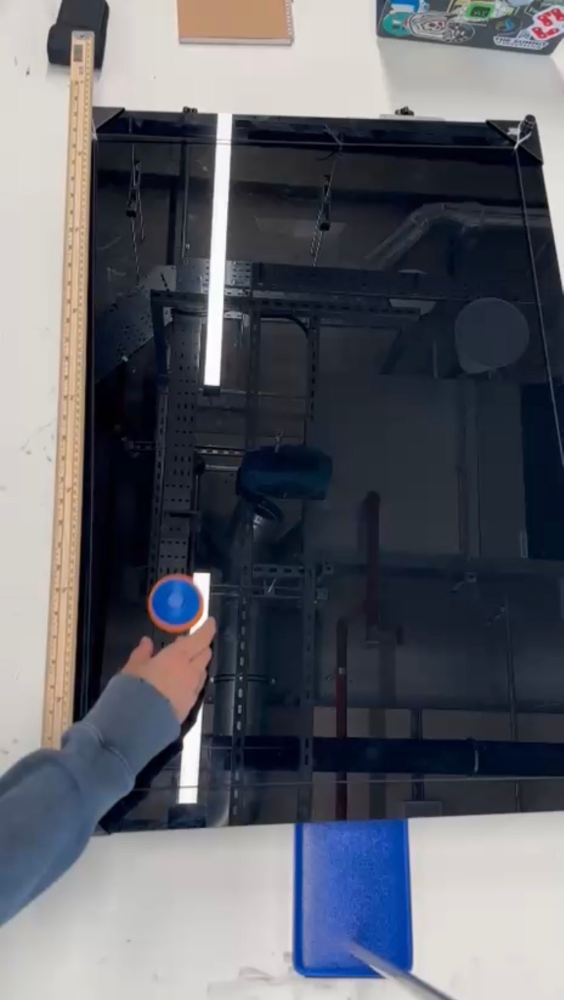
#> input picture lab_report/setup_photo.jpg, 1127 x 2000 px (shown at 1/2 size)
$ python make_setup_diagram.py
#> lines starting #> are read from the running program, lines starting #| are printed output that depends on the picture
"""Labelled diagram of the experimental setup: annotated photo (top view) + side view with forces."""
import numpy as np
import matplotlib
matplotlib.use("Agg")
import matplotlib.pyplot as plt
from matplotlib.patches import FancyArrowPatch, Rectangle, Polygon, Ellipse, Arc
from PIL import Image

plt.rcParams.update({"font.family": "Liberation Sans", "font.size": 13,
                     "mathtext.fontset": "custom", "mathtext.rm": "Liberation Sans",
                     "mathtext.it": "Liberation Sans:italic"})
INK, CHEETAH, TEAL, RED, BLUE = "#1f2937", "#d97706", "#0f766e", "#b91c1c", "#1d4ed8"

img = np.asarray(Image.open("setup_photo.jpg"))
#> img is the input picture: shape (2000, 1127, 3); mean R, G, B 94.3, 96.6, 104.7
H, W = img.shape[:2]
#> H = 2000; W = 1127

fig = plt.figure(figsize=(20, 11.6), dpi=150)
fig.patch.set_facecolor("white")

# ---------------------------------------------------------------- (a) top view
ax = fig.add_axes([0.0, 0.01, 0.56, 0.95])
ax.imshow(img, extent=(0, W, H, 0))
ax.set_xlim(-760, W + 760); ax.set_ylim(H + 40, -60); ax.axis("off")
ax.text(-740, -20, "(a) Top view, from the phone camera", fontsize=19, fontweight="bold", color=INK, va="bottom")

box = dict(boxstyle="round,pad=0.35", fc="white", ec="#9ca3af", lw=1)
def label(text, target, pos, ha="left"):
    ax.annotate(text, xy=target, xytext=pos, fontsize=13.5, color=INK, ha=ha, va="center", bbox=box,
                arrowprops=dict(arrowstyle="-|>", color=INK, lw=1.4, shrinkA=2, shrinkB=2))

label("Metre rule (1 m) along the table:\nsets the scale in Tracker", (150, 620), (-740, 620))
label("Hover puck: its fan makes an\nair cushion, so almost no friction", (352, 1195), (-740, 1040))
label("Puck launched by hand from\nthe bottom-left corner", (300, 1390), (-740, 1450))
label("Glass air table, tilted 3.5°\n(this end is higher)", (900, 300), (W + 60, 250))
label("Lower end of the table", (1060, 1600), (W + 60, 1580))
label("Reflections of the ceiling lights\n(can make tracking harder)", (440, 560), (W + 60, 760))
label("Laptop: videos analysed\nin Tracker", (960, 70), (W + 60, 40))
label("Clamp stand holding the phone\n(camera looks straight down)", (700, 1760), (W + 60, 1900))

# axes used in Tracker
ox, oy = 352, 1195
for dx, dy, name, off in [(260, 0, "x (across)", (8, 28)), (0, -260, "y (up the\nslope)", (-150, -55))]:
    ax.add_patch(FancyArrowPatch((ox, oy), (ox + dx, oy + dy), arrowstyle="-|>", mutation_scale=22, color="#facc15", lw=3))
    ax.text(ox + dx + off[0], oy + dy + off[1], name, color="#facc15", fontsize=14, fontweight="bold",
            ha="left", va="center")
# sketch of the puck's path
t = np.linspace(0, 1, 200)
px, py = ox + 700 * t, 3273 * t**2 - 3038 * t + oy
ax.plot(px, py, ls=(0, (6, 5)), color="#22d3ee", lw=2.6)
ax.annotate("", xy=(px[-1], py[-1]), xytext=(px[-8], py[-8]),
            arrowprops=dict(arrowstyle="-|>", color="#22d3ee", lw=2.6, mutation_scale=22))
ax.text(745, 1320, "path of the puck\n(curved, like a projectile)", color="#22d3ee", fontsize=13,
        fontweight="bold", ha="center", va="center",
        bbox=dict(boxstyle="round,pad=0.3", fc="black", ec="none", alpha=0.6))

# ---------------------------------------------------------------- (b) side view
bx = fig.add_axes([0.575, 0.40, 0.42, 0.57])
bx.set_xlim(-1.2, 13.2); bx.set_ylim(-0.9, 9.3); bx.set_aspect("equal"); bx.axis("off")
bx.text(-1.1, 9.2, "(b) Side view with the forces on the puck", fontsize=19, fontweight="bold", color=INK, va="top")
th = np.radians(15)                       # drawn steeper than 3.5° so it can be seen
u = np.array([np.cos(th), np.sin(th)])    # up the slope
n = np.array([-np.sin(th), np.cos(th)])   # out of the table
p0 = np.array([0.3, 0.9]); L = 10.3
p1 = p0 + L * u
bx.plot([-1.0, 12.8], [0, 0], color="#6b7280", lw=2)                          # bench
bx.add_patch(Polygon([p0, p1, p1 - 0.28 * n, p0 - 0.28 * n], closed=True, fc="#111827", ec="#111827"))  # glass table
bx.add_patch(Rectangle((p0[0] - 0.05, 0), 0.35, p0[1] - 0.25, fc="#9ca3af", ec="#6b7280"))   # fixed foot
jx, jtop = p1[0] - 0.95, (p1 - 0.28 * n)[1]
bx.add_patch(Rectangle((jx, 0), 1.0, jtop - 0.25, fc="#e5e7eb", ec="#6b7280", lw=1.5))      # lab jack
bx.plot([jx, jx + 1.0], [0, jtop - 0.25], color="#6b7280", lw=1.2); bx.plot([jx, jx + 1.0], [jtop - 0.25, 0], color="#6b7280", lw=1.2)
bx.text(jx + 0.5, -0.5, "lab jacks", ha="center", fontsize=12.5, color=INK)
lv = p0 + 8.0 * u
bx.add_patch(Polygon([lv, lv + 1.1 * u, lv + 1.1 * u + 0.3 * n, lv + 0.3 * n], closed=True, fc="#fde047", ec="#a16207"))
bx.annotate("digital level\n(measures θ)", xy=lv + 0.55 * u + 0.3 * n, xytext=(10.4, 5.7), fontsize=12.5, ha="center",
            arrowprops=dict(arrowstyle="-", color="#6b7280", lw=1))
# angle at the low end
bx.add_patch(Arc(p0, 3.4, 3.4, theta1=0, theta2=15, color=INK, lw=1.6))
bx.plot([p0[0], p0[0] + 2.4], [p0[1], p0[1]], color=INK, lw=1, ls="--")
bx.text(p0[0] + 1.85, p0[1] + 0.08, "θ", fontsize=16, color=INK, va="bottom", fontweight="bold")
bx.text(-1.0, 7.7, "θ = 3.5° in our experiment\n(drawn steeper here so\nit can be seen)", fontsize=11.5, color="#6b7280",
        style="italic", va="top")
# phone on clamp stand
bx.plot([12.4, 12.4], [0, 8.1], color="#6b7280", lw=4)
bx.plot([12.4, 6.6], [8.1, 8.1], color="#6b7280", lw=3)
bx.add_patch(Rectangle((5.5, 7.95), 1.4, 0.32, fc="#374151", ec="#111827"))
bx.text(6.2, 8.45, "phone camera on clamp stand", ha="center", fontsize=12.5, color=INK)
for q in (p0 + 0.6 * u, p0 + 9.9 * u):
    bx.plot([6.2, q[0]], [7.95, q[1]], color="#9ca3af", lw=1, ls=":")
# puck and forces (true proportions for the drawn angle)
c = p0 + 6.2 * u + 0.2 * n
bx.add_patch(Polygon([c - 0.27 * u - 0.1 * n, c + 0.27 * u - 0.1 * n, c + 0.27 * u + 0.14 * n, c - 0.27 * u + 0.14 * n],
                     closed=True, fc="#2563eb", ec="#ea580c", lw=2, zorder=3))
def arrow(start, vec, color, lw=2.8, ls="-"):
    bx.add_patch(FancyArrowPatch(start, start + vec, arrowstyle="-|>", mutation_scale=22, color=color, lw=lw,
                                 linestyle=ls, zorder=4))
g = 2.7
arrow(c, np.array([0, -g]), RED)                                     # weight
bx.text(c[0] + 0.2, c[1] - 0.55 * g, "mg\n(weight)", color=RED, fontsize=14, fontweight="bold", ha="left", va="center")
arrow(c, -g * np.sin(th) * u, "#ea580c")                            # component down the slope
bx.text(*(c - g * np.sin(th) * u + np.array([-0.25, 0.3])), "mg sin θ", color="#ea580c", fontsize=14,
        fontweight="bold", ha="right", va="bottom")
arrow(c, g * np.cos(th) * n, TEAL)                                   # normal force
bx.text(*(c + g * np.cos(th) * n + np.array([0, 0.2])), "N = mg cos θ\n(air cushion)", color=TEAL, fontsize=14,
        fontweight="bold", ha="center", va="bottom")
a0 = c + 1.45 * n + 0.9 * u
arrow(a0, -1.8 * u, BLUE, lw=2.4)                                    # acceleration
bx.text(*(a0 - 1.8 * u + np.array([-0.15, 0.05])), "a = g sin θ", color=BLUE, fontsize=14, fontweight="bold",
        ha="right", va="center")
bx.annotate("hover puck", xy=c + 0.27 * u, xytext=(8.4, 1.3), fontsize=12.5,
            arrowprops=dict(arrowstyle="-", color="#6b7280", lw=1))

# ---------------------------------------------------------------- notes
tx = fig.add_axes([0.585, 0.02, 0.41, 0.36]); tx.axis("off")
notes = [
    ("How it works", True),
    ("The phone films the puck from directly above. Tracker turns the video into the puck's", False),
    ("position (x, y) in every frame, using the metre rule for the scale.", False),
    ("", False),
    ("Forces on the puck", True),
    ("• Weight mg acts straight down. It splits into mg sin θ down the slope and", False),
    ("  mg cos θ into the table.", False),
    ("• The air cushion pushes back with N = mg cos θ, so those two cancel and", False),
    ("  there is almost no friction.", False),
    ("• Only mg sin θ is left, so the puck accelerates down the slope with a = g sin θ,", False),
    ("  which gives g = a / sin θ.", False),
    ("• Nothing acts across the table, so the puck's x-velocity stays constant.", False),
]
y = 1.0
for text, head in notes:
    tx.text(0.0, y, text, fontsize=15 if head else 13.5, fontweight="bold" if head else "normal", color=INK, va="top",
            transform=tx.transAxes)
    y -= 0.085 if text else 0.045

fig.savefig("setup_diagram.png", dpi=150, facecolor="white")
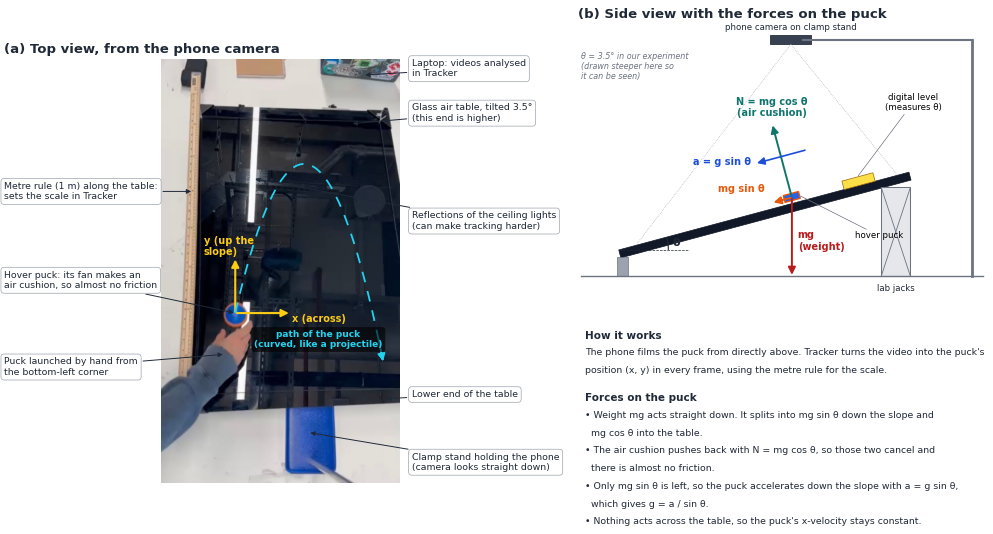
#> figure drawn by matplotlib, 2 panels
print("saved")
